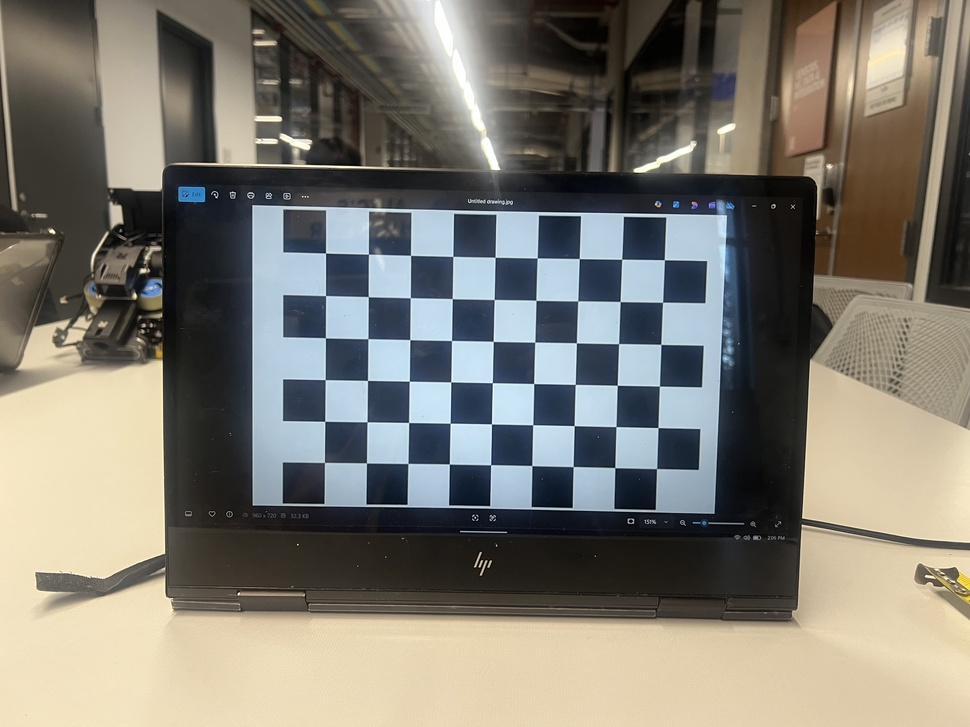
#> input picture calibration_images/IMG_3919.jpeg, 970 x 727 px, shrunk from 4032 x 3024 before the run, given in place of calibration_images, which was not available
$ python calibrate_camera.py --images ../calibration_images
#> lines starting #> are read from the running program, lines starting #| are printed output that depends on the picture; after the words box and inside, x2 and y2 are one past the last pixel; in counts of white or black regions, pixels touching at a corner belong together; pictures that were not available may be replaced by others from this repository, and a replacement may not be noted
#!/usr/bin/env python3
"""
Camera Calibration Script using Checkerboard Pattern

Usage:
1. Print a checkerboard pattern (e.g., 9x6 or 10x7 inner corners)
2. Measure the square size in meters (e.g., 0.025m = 2.5cm)
3. Capture 15-30 images of the checkerboard from different angles/distances
   - Save them in a folder (e.g., calibration_images/)
4. Run this script: python3 calibrate_camera.py
5. Copy the output values to your C++ code

Tips for good calibration:
- Cover all areas of the image (corners, edges, center)
- Tilt the board at various angles
- Vary the distance from camera
- Ensure images are in focus
- Use consistent, good lighting
- Aim for reprojection error < 0.5 pixels
"""

import cv2
import numpy as np
import glob
import os
import sys
import argparse

def calibrate_camera(images_path, checkerboard_size, square_size, show_corners=True):
    """
    Calibrate camera using checkerboard images

    Args:
        images_path: Path pattern to calibration images (e.g., 'calibration_images/*.jpeg')
        checkerboard_size: Tuple of (width, height) inner corners (e.g., (9, 6))
        square_size: Size of checkerboard squares in meters (e.g., 0.025)
        show_corners: Whether to display detected corners

    Returns:
        cameraMatrix, distCoeffs, mean_error
    """
#> called with images_path = '../calibration_images', checkerboard_size = (9, 6), square_size = 0.025, show_corners = True

    # Prepare object points (0,0,0), (1,0,0), (2,0,0) ... scaled by square size
    objp = np.zeros((checkerboard_size[0] * checkerboard_size[1], 3), np.float32)
    objp[:, :2] = np.mgrid[0:checkerboard_size[0], 0:checkerboard_size[1]].T.reshape(-1, 2)
    objp *= square_size

    # Arrays to store object points and image points from all images
    objpoints = []  # 3D points in real world space
    imgpoints = []  # 2D points in image plane

    # Load calibration images
    image_files = glob.glob(images_path)

    if len(image_files) == 0:
        print(f"ERROR: No images found at {images_path}")
        print("Please capture calibration images first!")
        sys.exit(1)

    print(f"Found {len(image_files)} calibration images")
    print("Processing images...")

    successful = 0
    image_size = None

    for fname in image_files:
        img = cv2.imread(fname)
#> img is the input picture: shape (727, 970, 3); mean B, G, R 113.7, 123.1, 126.6
        if img is None:
            print(f"Warning: Could not read {fname}")
            continue

        gray = cv2.cvtColor(img, cv2.COLOR_BGR2GRAY)
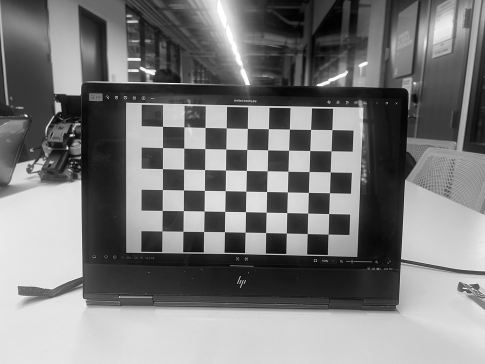
#> gray: shape (727, 970) (shown at 1/2 size); min 0, max 255, mean 123.1

        if image_size is None:
            image_size = gray.shape[::-1]

        # Find checkerboard corners
        ret, corners = cv2.findChessboardCorners(gray, checkerboard_size, None)
#> ret = True; corners = 54 rows, first 8: [325.5, 253], [368.5, 254.1], [410.6, 255.3], [452.8, 256.4], [495.1, 257.3], [537.2, 257.9], [579.2, 258.6], [621.7, 259.3]

        if ret:
            objpoints.append(objp)

            # Refine corner locations for sub-pixel accuracy
            criteria = (cv2.TERM_CRITERIA_EPS + cv2.TERM_CRITERIA_MAX_ITER, 30, 0.001)
            corners2 = cv2.cornerSubPix(gray, corners, (11, 11), (-1, -1), criteria)
#> corners2 = 54 rows, first 8: [325.5, 253], [368.6, 254.2], [410.5, 255.3], [452.8, 256.4], [495.1, 257.3], [537.2, 257.9], [579.2, 258.6], [621.7, 259.2]
            imgpoints.append(corners2)

            successful += 1
            print(f"✓ {os.path.basename(fname)} - Corners detected")

            # Draw and display the corners (skip if no display available)
            if show_corners:
                try:
                    cv2.drawChessboardCorners(img, checkerboard_size, corners2, ret)
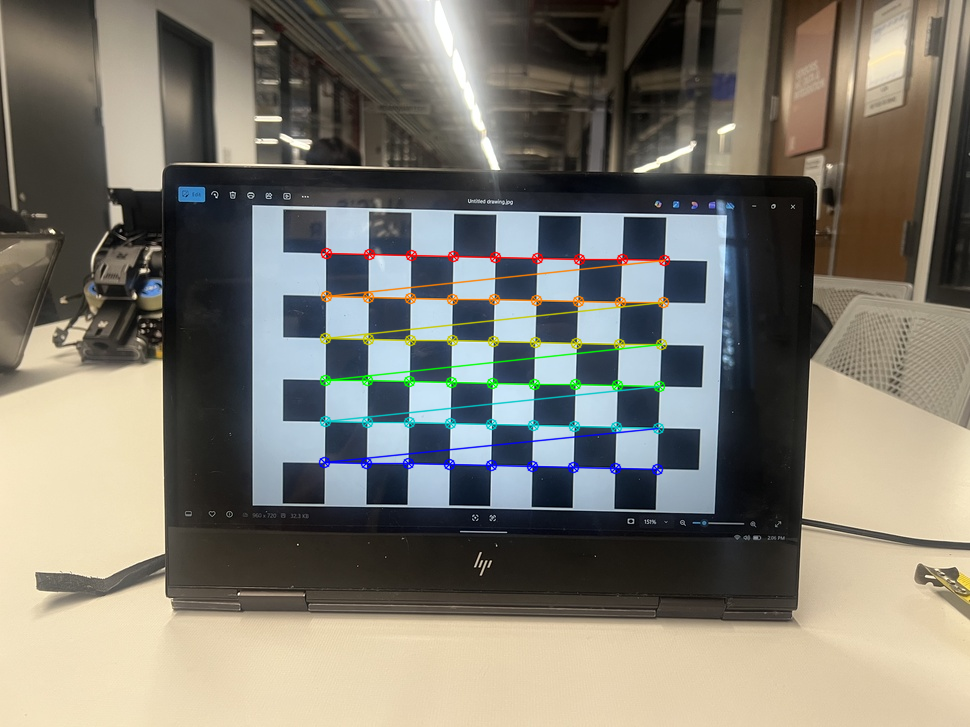
#> img: shape (727, 970, 3); 2.15% of pixels changed, all inside (x1, y1, x2, y2) = (318, 247, 671, 476)
                    cv2.imshow('Detected Corners (press any key)', img)
                    cv2.waitKey(300)
                except cv2.error:
                    # No display available (headless environment), skip visualization
                    if successful == 1:
                        print("Note: No display available, skipping visualization")
                    show_corners = False
        else:
            print(f"✗ {os.path.basename(fname)} - No corners found")

    if show_corners:
        try:
            cv2.destroyAllWindows()
        except:
            pass

    if successful < 10:
        print(f"\nWARNING: Only {successful} images with detected corners.")
        print("You should have at least 10-15 good images for reliable calibration.")
        if successful < 3:
            print("ERROR: Not enough images for calibration!")
#> (the run stopped early here; a loop or call above may not have finished)

$ run again, on calibration_images/IMG_3923.jpeg
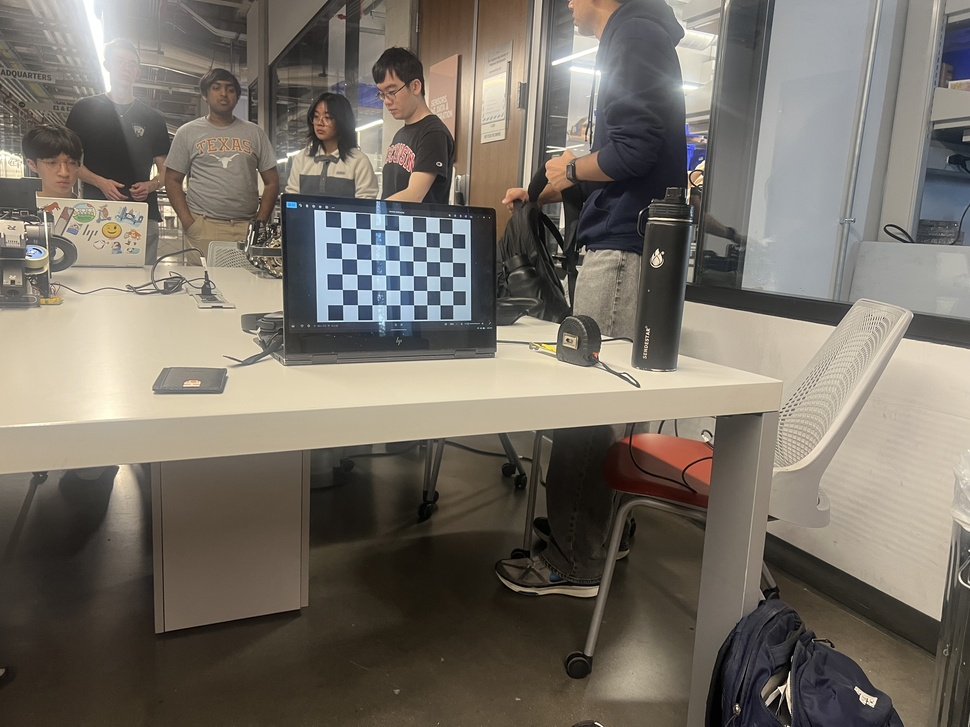
#> input picture calibration_images/IMG_3923.jpeg, 970 x 727 px, shrunk from 4032 x 3024 before the run, given in place of calibration_images, which was not available
#> in calibrate_camera, img is the input picture: shape (727, 970, 3); mean B, G, R 101.9, 111.5, 118.2
#> in calibrate_camera, `gray = cv2.cvtColor(img, cv2.COLOR_BGR2GRAY)`:
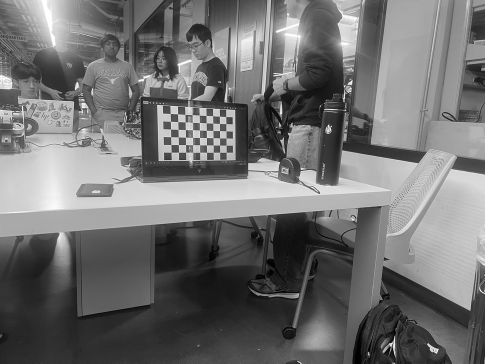
#> gray: shape (727, 970) (shown at 1/2 size); min 0, max 255, mean 112.4
#> ret = True; corners = 54 rows, first 8: [340.7, 227.5], [355.7, 228.3], [370.3, 229.1], [382, 231], [401, 232], [411, 234], [427, 235], [439.3, 232.7]
#> corners2 = 54 rows, first 8: [340.7, 227.5], [355.7, 228.3], [370.9, 229.4], [374.2, 229.6], [408.2, 231.1], [412.5, 231.4], [425.9, 232.2], [439.2, 232.7]
#> in calibrate_camera, `cv2.drawChessboardCorners(img, checkerboard_size, corners2, ret)`:
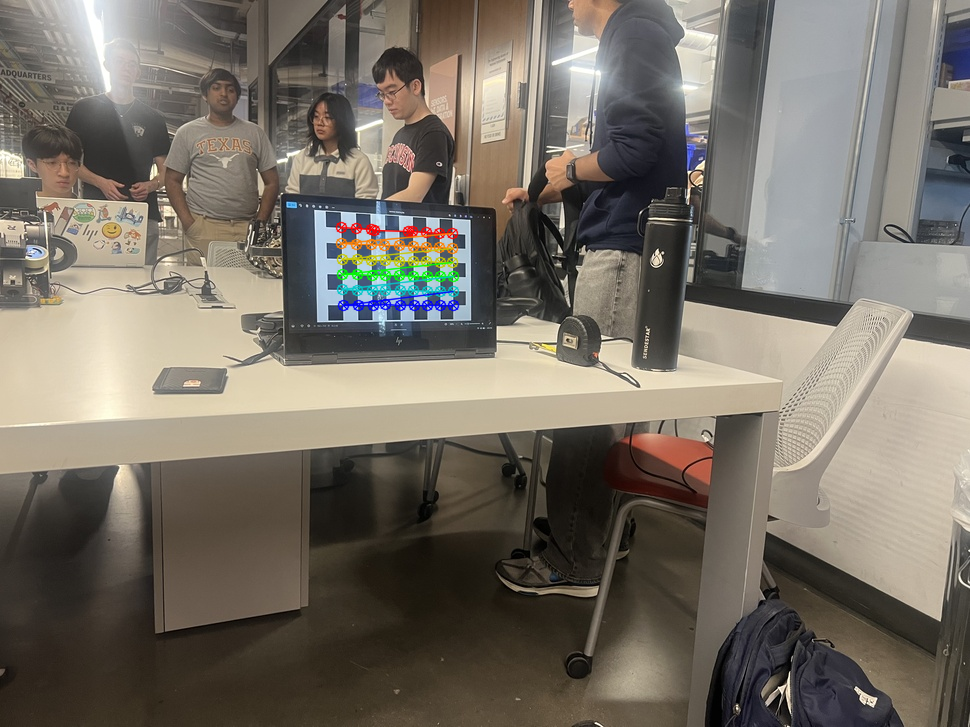
#> img: shape (727, 970, 3); 1.03% of pixels changed, all inside (x1, y1, x2, y2) = (335, 221, 460, 312)

$ run again, on calibration_images/IMG_3924.jpeg
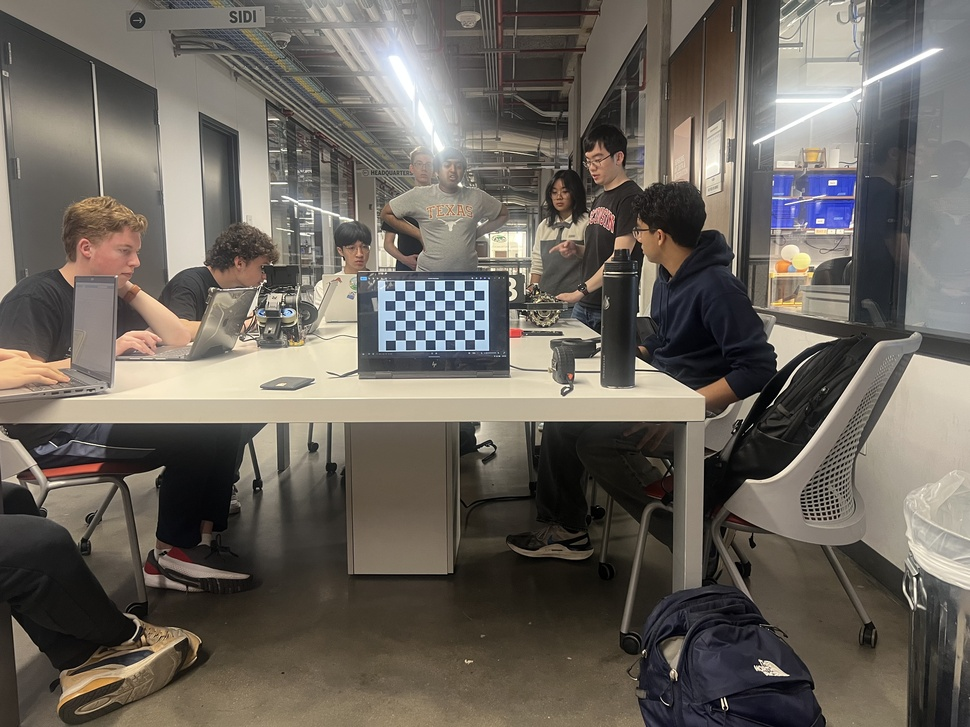
#> input picture calibration_images/IMG_3924.jpeg, 970 x 727 px, shrunk from 4032 x 3024 before the run, given in place of calibration_images, which was not available
#> in calibrate_camera, img is the input picture: shape (727, 970, 3); mean B, G, R 93.2, 100.9, 106.8
#> in calibrate_camera, `gray = cv2.cvtColor(img, cv2.COLOR_BGR2GRAY)`:
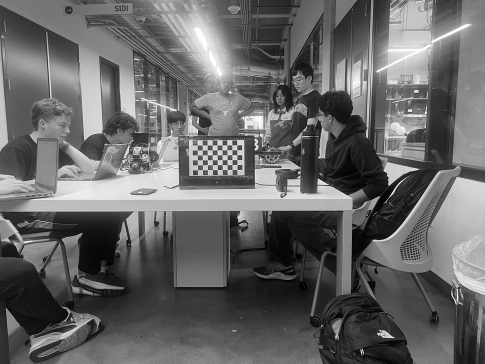
#> gray: shape (727, 970) (shown at 1/2 size); min 0, max 255, mean 101.8
#> ret = True; corners = 54 rows, first 8: [394.8, 290.5], [404.7, 290.5], [414.6, 290.5], [424.6, 290.5], [434.5, 290.4], [444.5, 290.4], [454.4, 290.4], [464.3, 290.4]
#> corners2 = 54 rows, first 8: [400, 295.3], [409.8, 295.5], [414.7, 295.4], [424.8, 295.4], [434.9, 295.3], [444.6, 295], [454.6, 294.8], [469.3, 294.8]
#> in calibrate_camera, `cv2.drawChessboardCorners(img, checkerboard_size, corners2, ret)`:
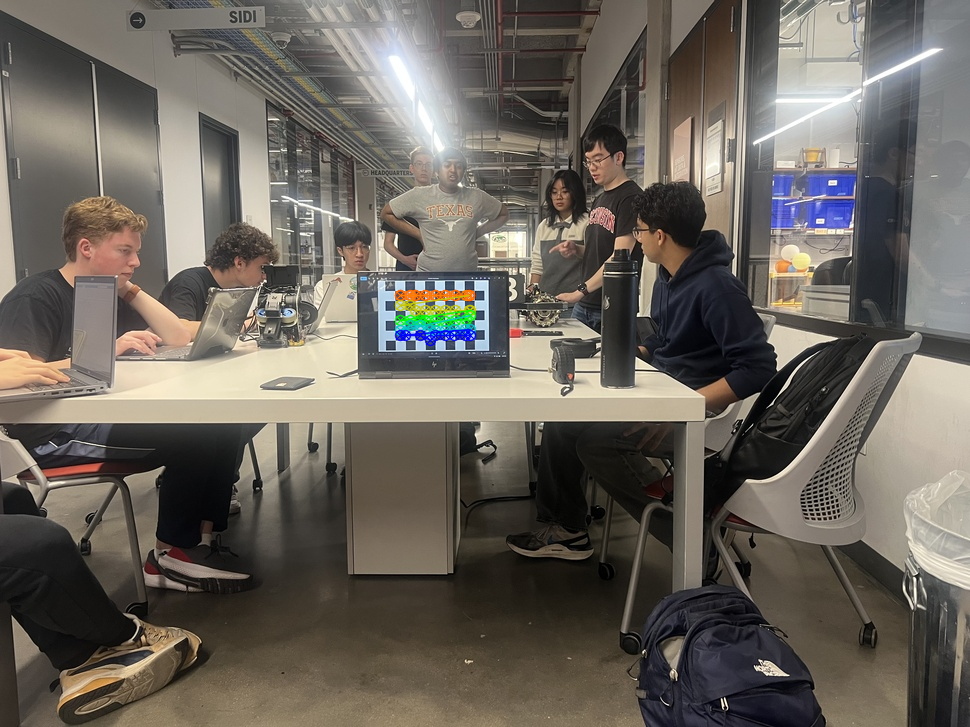
#> img: shape (727, 970, 3); 0.53% of pixels changed, all inside (x1, y1, x2, y2) = (394, 289, 477, 347)
